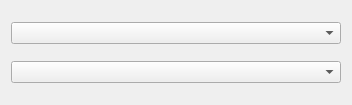
<?xml version="1.0" encoding="UTF-8"?>
<ui version="4.0">
 <class>CellStackEventFilterWidget</class>
 <widget class="QWidget" name="CellStackEventFilterWidget">
  <property name="geometry">
   <rect>
    <x>0</x>
    <y>0</y>
    <width>352</width>
    <height>105</height>
   </rect>
  </property>
  <property name="windowTitle">
   <string>Form</string>
  </property>
  <layout class="QVBoxLayout" name="verticalLayout">
   <item>
    <widget class="QComboBox" name="comboBoxCS"/>
   </item>
   <item>
    <widget class="QComboBox" name="comboBoxEnable"/>
   </item>
  </layout>
 </widget>
 <resources/>
 <connections/>
</ui>
